Frame 1 (no input): blank canvas, image omitted
Frame 60 (no input): blank canvas, image omitted
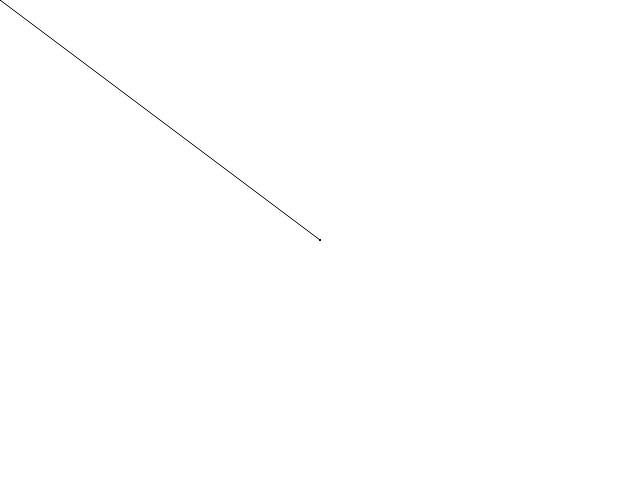
Frame 120 (the mouse pressed at the canvas centre since frame 60)

The p5.js sketch whose frames 1 and 60 were blank and that drew this single picture after the mouse press (run headless with seeded random() and noise() and a simulated clock; from frame 60 on, the mouse is pressed at the canvas centre):

// p5.js sketch
// ── sketch.js
function setup() {
  createCanvas(640, 480);
}

function draw() {
  line(mouseX, mouseY, pmouseX, pmouseY);
}
